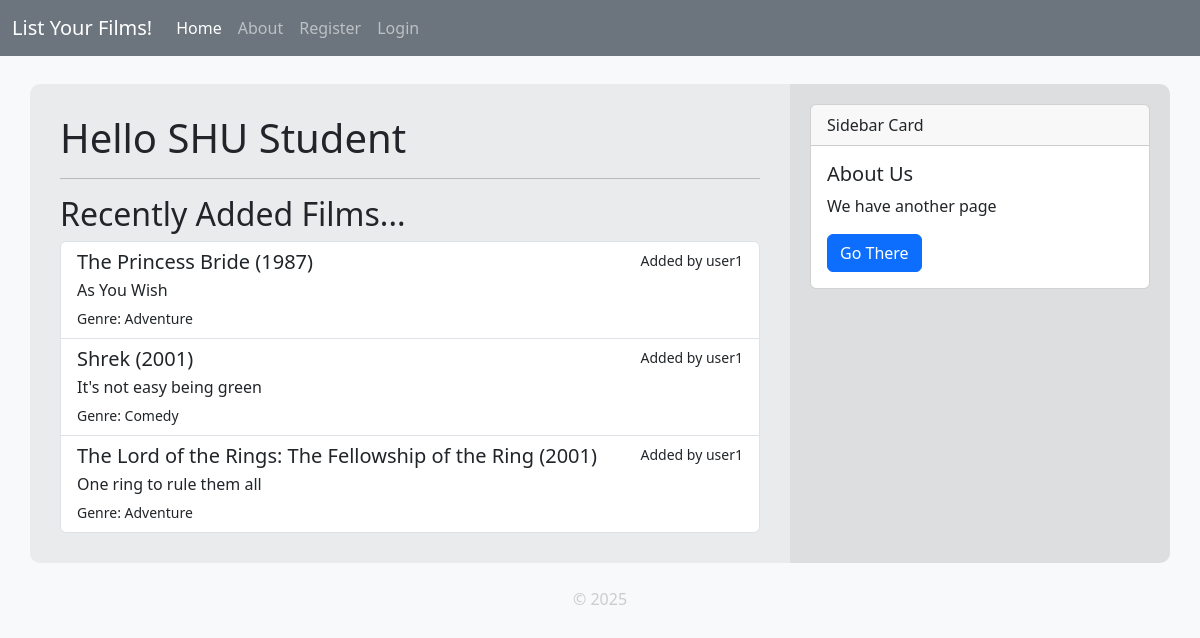
Before: / with the older database file.
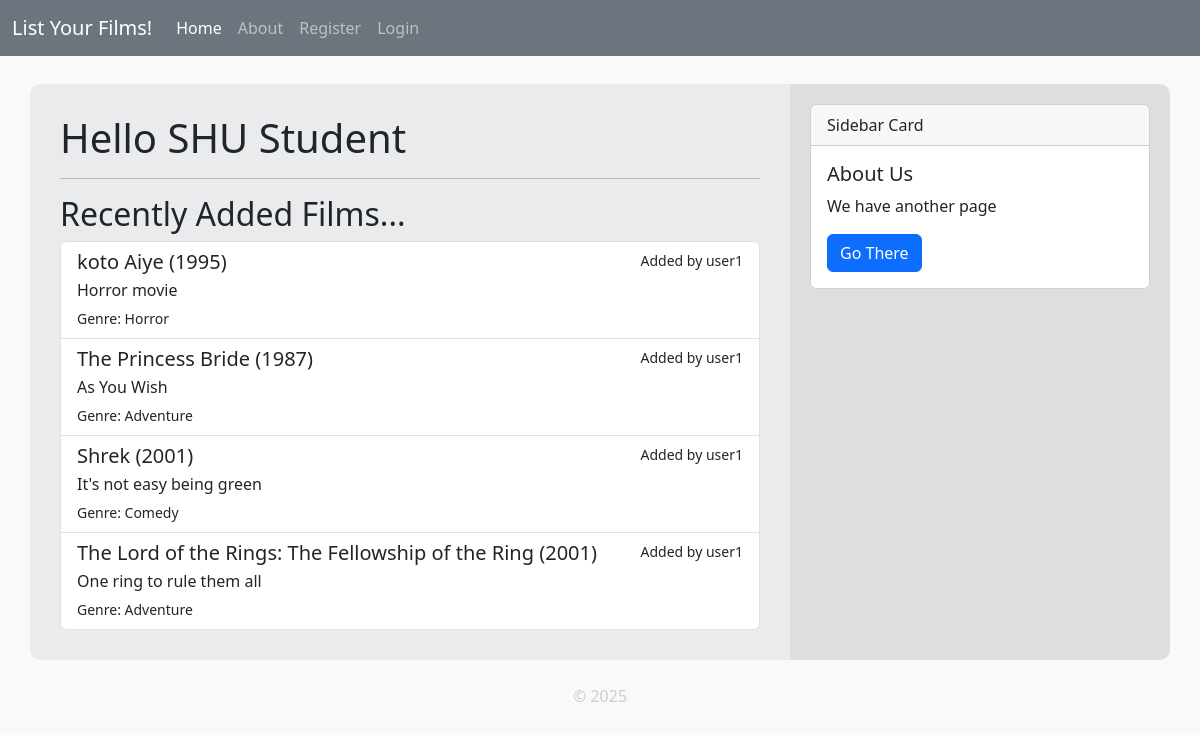
After: the same page with the newer database file.
### tables this page shows
CREATE TABLE films (
    id INTEGER PRIMARY KEY AUTOINCREMENT,
    created TIMESTAMP DEFAULT CURRENT_TIMESTAMP,
    user INTEGER NOT NULL REFERENCES users(id),
    title TEXT NOT NULL,
    tagline TEXT,
    director TEXT,
    poster TEXT,
    release_year INTEGER,
    genre TEXT,
    watched BOOLEAN,
    rating INTEGER,
    review TEXT
);

### app.py (the view)
@app.route('/')
def index():
    studentName = "SHU Student"
    if 'username' in session:
        studentName = session['username']
    films = get_all_films(limit=5, order_by='created DESC')  # Fetch the latest 5 films added
    return render_template('index.html', title="Welcome", username=studentName, films=films)

### app.py (called while the page is built)
@app.context_processor
def inject_csrf_token():
    return dict(csrf_token=generate_csrf())

@app.context_processor
def inject_site_name():
    return dict(siteName=siteName)

@app.template_filter()
def get_username(user_id):
    user = get_user_by_id(user_id)
    return user['username'] if user else 'Unknown'

### db/db.py (called while the page is built)
def get_db_connection():
    BASE_DIR = os.path.dirname(os.path.abspath(__file__))
    DB_PATH = os.path.join(BASE_DIR, 'database.db')
    conn = sqlite3.connect(DB_PATH)
    conn.row_factory = sqlite3.Row
    return conn

def get_user_by_id(user_id):
    conn = get_db_connection()
    user = conn.execute('SELECT * FROM users WHERE id = ?', (user_id,)).fetchone()
    conn.close()
    if user is None:
        abort(404)
    return user

def get_all_films(user=None, limit=None, order_by='title ASC'):
    conn = get_db_connection()
    query = 'SELECT * FROM films'
    if user:
        query += ' WHERE user = ?'
    query += f' ORDER BY {order_by}'
    if limit:
        query += f' LIMIT {limit}'
    if user:
        films = conn.execute(query, (user,)).fetchall()
    else:
        films = conn.execute(query).fetchall()
    conn.close()
    return films

### templates/index.html
{% extends "base.html" %}
{% block content %}
    <h1>Hello {{ username }}</h1>
    <hr>
    <h2>Recently Added Films...</h2>
    <div class="list-group">
        {% for film in films %}
            <a href="{{ url_for('film', id=film['id']) }}" class="list-group-item list-group-item-action">
                <div class="d-flex w-100 justify-content-between">
                    <h5 class="mb-1">{{ film['title'] }} ({{ film['release_year'] }})</h5>
                    <small>Added by {{ film['user'] | get_username }}</small>
                </div>
                <p class="mb-1">{{ film['tagline'] }}</p>
                <small>Genre: {{ film['genre'] }}</small>
            </a>
        {% else %}
            <p class="text-muted">No films available.</p>
        {% endfor %}
    </div>
{% endblock %}

### templates/base.html (shortened to what this page needs)
<!DOCTYPE html>
<html lang="en">
<head>
    <link href="https://cdn.jsdelivr.net/npm/bootstrap@5.3.3/dist/css/bootstrap.min.css" rel="stylesheet">
    <link rel="stylesheet" href="{{ url_for('static', filename='styles.css') }}">
</head>
<body>
    <nav class="navbar navbar-expand-lg navbar-dark bg-secondary">
        <div class="container-fluid">
            <a class="navbar-brand" href="#">{{ siteName }}</a>
            <div class="collapse navbar-collapse" id="navbarNavAltMarkup">
                <div class="navbar-nav">
                    <a class="nav-link active" aria-current="page" href="/">Home</a>
                    <a class="nav-link" href="/about">About</a>
                    {% if session['user_id'] %}
                        <a class="nav-link" href="/films">Films</a>
                        <a class="nav-link" href="/logout">Logout</a>
                    {% else %}
                        <a class="nav-link" href="/register">Register</a>
                        <a class="nav-link" href="/login">Login</a>
                    {% endif %}
                </div>
            </div>
        </div>
    </nav>
    <div class="container mt-2">
        <div class="row">
            <div id="main-content" class="col-md-8">
                {% block content %}{% endblock %}
            </div>
            <div id="sidebar" class="col-md-4">
                <div class="card">
                    <div class="card-header">
                        Sidebar Card
                    </div>
                    <div class="card-body">
                        <h5 class="card-title">About Us</h5>
                        <p class="card-text">We have another page</p>
                        <a href="/about" class="btn btn-primary">Go There</a>
                    </div>
                </div>
            </div>
        </div>
    </div>
    <footer class="text-center mt-4">
        <p>&copy; 2025</p>
    </footer>
</body>
</html>

### static/styles.css (style rules this page uses)
body { background-color: #f8f9fa; color: #212529; }
#main-content { background-color: rgba(26, 26, 26, 0.06); padding: 30px; border-radius: 10px 0 0 10px; margin-top: 20px; }
#sidebar { background-color: rgba(30, 30, 30, 0.12); padding: 20px; border-radius: 0 10px 10px 0; margin-top: 20px; }
footer { color: #cccccc; width: 100%; }

Changed rows visible on the page:
added films: title "koto Aiye", release_year "1995", user|get_username "user1", tagline "Horror movie", genre "Horror"
